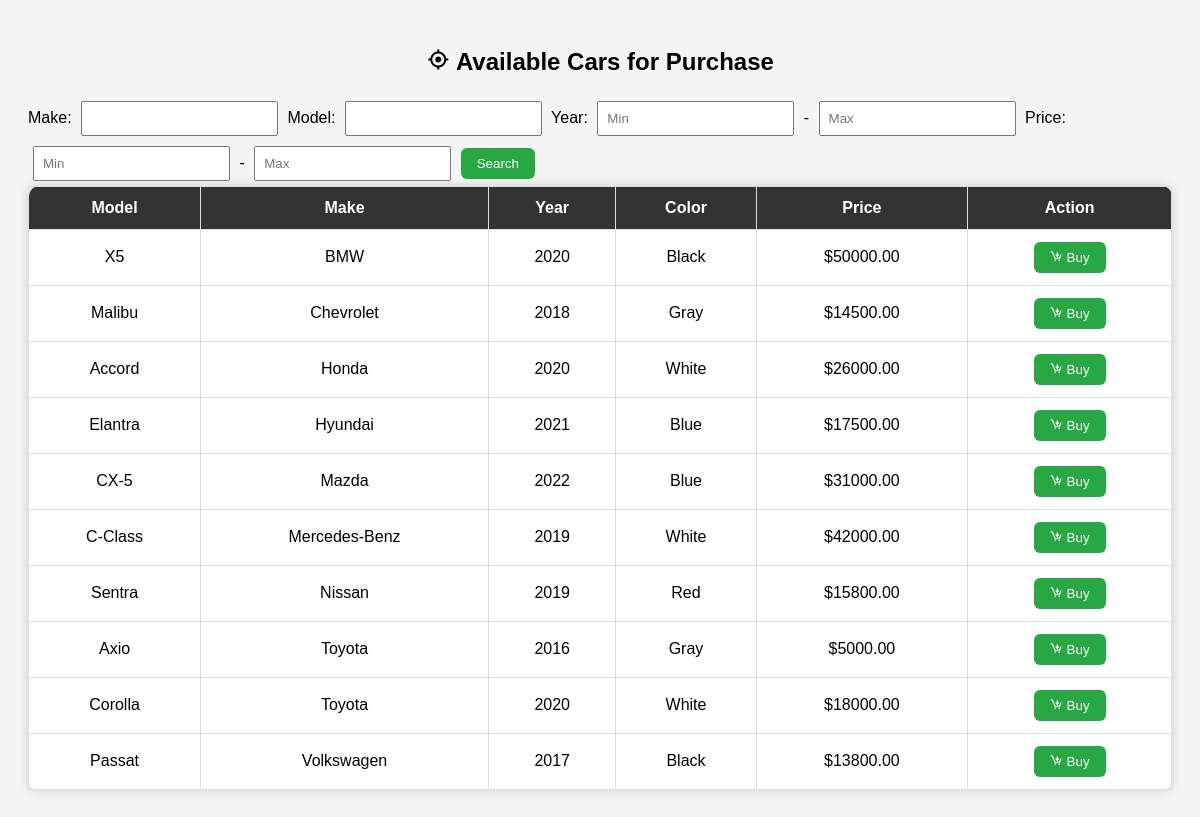
The app's page /myweb/buy_car.php with its own data.
### tables this page shows
CREATE TABLE `cars` (
  `car_id` int(11) NOT NULL,
  `make` varchar(50) DEFAULT NULL,
  `model` varchar(50) DEFAULT NULL,
  `year` int(11) DEFAULT NULL,
  `color` varchar(30) DEFAULT NULL,
  `mileage` int(11) DEFAULT NULL,
  `fuel_type` varchar(20) DEFAULT NULL,
  `transmission` varchar(20) DEFAULT NULL,
  `price` decimal(10,2) DEFAULT NULL,
  `status` varchar(20) DEFAULT NULL
);

### myweb/buy_car.php (the view, shortened to what this page needs)
<?php
$host = "localhost";
$username = "root";
$password = "";
$db = "carseller";
$conn = new mysqli($host, $username, $password, $db);
$conditions = ["status = 'Available'"];
$where = implode(' AND ', $conditions);
$sql = "SELECT * FROM Cars WHERE $where ORDER BY make ASC";
$result = $conn->query($sql);
?>
<!DOCTYPE html>
<html>
<head>
    <link rel="stylesheet" href="https://cdn.jsdelivr.net/npm/boxicons@latest/css/boxicons.min.css">
</head>
<body>
<h2><i class='bx bx-target-lock'></i> Available Cars for Purchase</h2>
<form method="GET" class="search-form">
    Make: <input type="text" name="make" value="<?= htmlspecialchars($_GET['make'] ?? '') ?>">
    Model: <input type="text" name="model" value="<?= htmlspecialchars($_GET['model'] ?? '') ?>">
    Year: <input type="number" name="year_min" placeholder="Min" value="<?= htmlspecialchars($_GET['year_min'] ?? '') ?>">
    - <input type="number" name="year_max" placeholder="Max" value="<?= htmlspecialchars($_GET['year_max'] ?? '') ?>">
    Price: <input type="number" name="price_min" placeholder="Min" value="<?= htmlspecialchars($_GET['price_min'] ?? '') ?>">
    - <input type="number" name="price_max" placeholder="Max" value="<?= htmlspecialchars($_GET['price_max'] ?? '') ?>">
    <button type="submit">Search</button>
</form>
<?php
if ($result && $result->num_rows > 0) {
    echo "<table>
            <tr>
                <th class='left'>Model</th>
                <th>Make</th>
                <th>Year</th>
                <th>Color</th>
                <th>Price</th>
                <th class='right'>Action</th>
            </tr>";
    while ($row = $result->fetch_assoc()) {
        echo "<tr>
                <td>{$row['model']}</td>
                <td>{$row['make']}</td>
                <td>{$row['year']}</td>
                <td>{$row['color']}</td>
                <td>\${$row['price']}</td>
                <td>
                    <form action='confirm_purchase.php' method='POST' style='margin: 0;'>
                        <input type='hidden' name='car_id' value='{$row['car_id']}'>
                        <button type='submit'><i class='bx bx-cart-download'></i> Buy</button>
                    </form>
                </td>
            </tr>";
    }
    echo "</table>";
} else {
    echo "<p>No available cars match your search.</p>";
}
?>
</body>
</html>

### myweb/buy_car.php (style rules this page uses)
body { font-family: Arial, sans-serif; background: #f4f4f4; padding: 20px; }
table { width: 100%; border-collapse: collapse; background: #fff; box-shadow: 0 0 10px #ccc; border-radius: 10px; }
th, td { padding: 12px; border: 1px solid #ddd; text-align: center; }
th { background: #333; color: white; }
.left { background: #333; color: white; border-radius:10px 0px 0px; }
.right { background: #333; color: white; border-radius:0 10px 0px 0px; }
button { padding: 8px 16px; border: none; background: #28a745; color: white; cursor: pointer; border-radius: 6px; }
h2 { text-align: center; margin-bottom: 20px; }
form.search-form input { margin: 5px; padding: 8px; }

### records on screen
cars: model "X5", make "BMW", year "2020", color "Black", price "50000.00"
cars: model "Malibu", make "Chevrolet", year "2018", color "Gray", price "14500.00"
cars: model "Accord", make "Honda", year "2020", color "White", price "26000.00"
cars: model "Elantra", make "Hyundai", year "2021", color "Blue", price "17500.00"
cars: model "CX-5", make "Mazda", year "2022", color "Blue", price "31000.00"
cars: model "C-Class", make "Mercedes-Benz", year "2019", color "White", price "42000.00"
cars: model "Sentra", make "Nissan", year "2019", color "Red", price "15800.00"
cars: model "Axio", make "Toyota", year "2016", color "Gray", price "5000.00"
cars: model "Corolla", make "Toyota", year "2020", color "White", price "18000.00"
cars: model "Passat", make "Volkswagen", year "2017", color "Black", price "13800.00"
